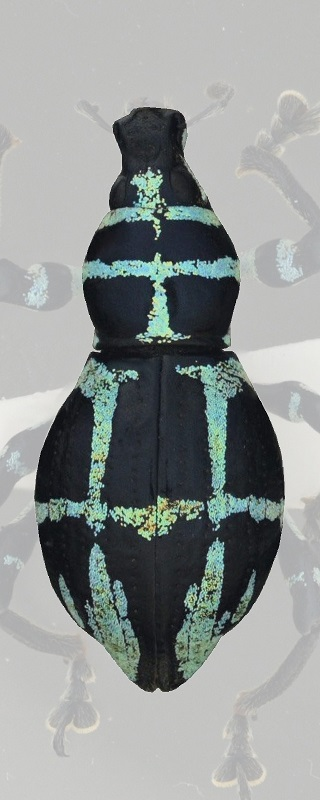
#> input picture 01.jpg, 320 x 800 px
$ python run_gabrat.py
#> lines starting #> are read from the running program, lines starting #| are printed output that depends on the picture; after the words box and inside, x2 and y2 are one past the last pixel; in counts of white or black regions, pixels touching at a corner belong together
### gabrat.py
#
# gabrat.py
#
#   Python imprementation for GabRat/GabRat-R/GabRat-RR
#
#   Copyright(C) 2026, Masahiko TANAHASHI
#
#   Last modified: 16 Oct 2026
#   First published: 16 Aug 2026
#
#   E-mail: m.tanahashi.lucanid@gmail.com
#
# ------------------------------------------------------------------------
#
# This program is free software: you can redistribute it and/or modify
# it under the terms of the GNU General Public License as published by
# the Free Software Foundation, either version 3 of the License, or
# (at your option) any later version.
#
# This program is distributed in the hope that it will be useful,
# but WITHOUT ANY WARRANTY; without even the implied warranty of
# MERCHANTABILITY or FITNESS FOR A PARTICULAR PURPOSE.  See the
# GNU General Public License for more details.
#
# You should have received a copy of the GNU General Public License
# along with this program.  If not, see <https://gnu.org>.
#
# ------------------------------------------------------------------------
#
# The latest version of this file will be avairable from GitHub repository of the author:
#  https://github.com/mtlucanid/pyGabRat
#
# Before use, please install Python libraries from the command shell:
#  $ pip install numpy opencv-python screeninfo
#
# Example Usage (see also 'run_gabrat.py'):
# [Create 'YOUR_PYTHON_FILE.py' under the same path of 'gabrat.py' and type the following code]
#
#   import gabrat as gb
#   mean_gabrat, points, ratios = gb.compute_gabrat_rr(
#       fg_file="01.jpg",
#       fm_file="01.png",
#       bg_file="bg.jpg",
#       bm_file=None,  # or use "bg.png" (binary mask image)
#       target_scale=0.3,
#       gabratrr_iterations=50,
#       gabratr_iterations=50,
#       sigma=6.0,
#   )
#   print(f"Num of points : {len(points)}")
#   print(f"Mean GabRat   : {mean_gabrat:.4f}")

#
# For the details of GabRat/GabRat-R/GabRat-RR, please refer to our original papers:
#  Tanahashi M, Lin M-C, Lin C-P (2025). An overview of GabRat edge disruption and its new
#     extensions for unbiased quantification of disruptive camouflaging patterns using
#     randomization technique. PLoS One, 20(7), e0300238.
#     https://doi.org/10.1371/journal.pone.0300238
#
#  Tanahashi M, Huang J-P. pyAIIRR: A Python program for Area Integration Index with
#     Random Rearrangement (AIIRR). To be submitted.

import cv2
import math
import random
import numpy as np
import imagehelper as ih

# This module includes:
#
# Main computations
#  compute_gabrat()
#  compute_gabrat_rr()
#
# Utilities
#  create_gabor_kernels()
#  overlay_gabrat_signals()


########################################################################
# Constants
MASK_THRESHOLD = 127


########################################################################
# Compute GabRat/GabRat-R from a composite gray image and a mask
#
def compute_gabrat(
    img : np.ndarray = None,
    mask : np.ndarray = None,
    points : np.ndarray = None,
    img_file : str = None,
    mask_file : str = None,
    n_angles : int = 4,
    base_angle : float = 0.0,
    sigma : float = 4.0,
    frequency : float = 2.0,
    gabratr_iterations = None,
    random_seed : int = None,
):
    """Calculate the GabRat edge disruption along a binary mask contour.
    Arguments:
        img (2D numpy array):
            A 8-bit (np.uint8) color/grayscale image that contains a target object (e.g. an insect).
            When a color image is passed, it will be internally converted to a grayscale image.
        mask (2D numpy array):
            A 8-bit (np.uint8) binary mask where foreground=255, background=0. This is used to determine
            the object outline in the foregroung image. When a color image. When a color image is passed,
            it will be internally converted to a grayscale image.
        points (2D numpy array):
            An array of integer (x, y) coordinates. points[i, 0] indicates x coordinate of i-th
            edge point. When this is None, the points will be extracted from the mask image.
        img_file (string):
            A file path to the image file (when img is None).
        mask_file (string):
            A file path to the mask file (when mask is None).
        n_angles (int):
            Number of Gabor filters with different angles. The step angle will be PI / n_angles.
        base_angle (float):
            Use this base angle when gabratr_iterations is set to None (i.e. computing original GabRat).
            This parameter is ignored in GabRat-R computation, as it uses randomly generated base angle.
        sigma (float):
            Standard deviation of the Gaussian envelope. The size (width and height) of
            the Gabor kernel will be (sigma*6 + 1).
        frequency (float):
            Spatial frequency of the Gabor filter. It is equal to (1/lamda), where lambta represents
            the wavelength of the sinusoidal factor.
        gabratr_iterations (int):
            GabRat-R bootstrap iterations (number of Gabor filter sets with random angles). Set this to
            None forces the program compute the original (legacy) GabRat with fixed filter sets.
        random_seed (int):
            Random seed.
    Returns:
        (referred to as 'mean_gabrat') (float):
            A single GabRat value, which represents the mean of Eort / (Epar + Eort) among the edge points.
        (referred to as 'points') (numpy.ndarray):
            2D numpy array of the edge points: shape(N, 2), dtype=int, where N is the number of edge points.
        (referred to as 'ratios') (numpy.ndarray):
            2D numpy array of the GabRat values: shape(M, N), dtype=float, where M is the number of bootstrap
            iterations and N is the number of edge points. To get mean GabRat values along with edge pixels,
            use: vals_for_pixel = np.mean(ratios, axis=0)
    """
    # Initialize the random seed
    if random_seed is not None:
        random.seed(random_seed)

    # Load images in grayscale
    img = read_image(img_file, img, cv2.IMREAD_GRAYSCALE)
    mask = read_image(mask_file, mask, cv2.IMREAD_GRAYSCALE)

    # cv2.threshold() returns a numpy array of the same type of input array
    _, mask = cv2.threshold(mask, MASK_THRESHOLD, 255, cv2.THRESH_BINARY)

    # Check the image types
    if len(img.shape) != 2 or len(mask.shape) != 2:
        raise ValueError(f"Both img and mask should be grayscale images")

    # Edge points
    if points is None:
        # Identify edge pixels of the target object using contour extraction
        contours, _ = cv2.findContours(mask, cv2.RETR_EXTERNAL, cv2.CHAIN_APPROX_NONE)
        if not contours:
            return 0.0, None, None

        # Combine all points from all contours. As 'contours' is an python list of
        # numpy arrays (e,g, contour[0] represents the points of very first shape),
        # we need to stack the contour points of all shapes into a single numpy array.
        points = np.vstack(contours)

        # Reshape from (N, 1, 2) to (N, 2) for easier coordinate reading
        # points = points.reshape(-1, 2) # explicit
        points = points.squeeze()

        # Number of edge points should be >= 2
        if len(points.shape) < 2:
            return 0.0, None, None

    # Create a 4D grid of coordinates using numpy's broadcasting.
    # This extracts all patches in a single, highly optimized NumPy operation.
    # (Note: This method assumes all coordinates are far enough from the edges
    #  so that indices do not fall out of bounds)

    # Generate local pixel offsets for a single (2k+1) x (2k+1) patch
    k = int(sigma * 3)
    offsets = np.arange(-k, k + 1) # Create an 1D array of [-k, -k+1, ..., 0, ..., k-1, k]
    dy, dx = np.meshgrid(offsets, offsets, indexing='ij')
    # np.meshgrid() returns a tuple that contains two 2D arrays with Shape:(2k+1, 2k+1)

    # Extract x and y coordinates directly and expand dimensions to (N, 1, 1)
    # This combines slicing and dimension expansion without memory copy
    #  points[:, 1] is 'y', points[:, 0] is 'x', with shape dimensions of (N, )
    #  points[:, 1, np.newaxis] creates shape: (N, 1)
    #  points[:, 1, np.newaxis, np.newaxis] creates shape: (N, 1, 1)
    y_centers = points[:, 1, np.newaxis, np.newaxis]
    x_centers = points[:, 0, np.newaxis, np.newaxis]

    # Note: when points contain float data, use the following conversions
    # y_centers = points[:, 1].astype(int)[:, np.newaxis, np.newaxis]
    # x_centers = points[:, 0].astype(int)[:, np.newaxis, np.newaxis]

    # Broadcast to get global pixel indices for all N patches, shape: (N, 2k+1, 2k+1)
    y_indices = y_centers + dy
    x_indices = x_centers + dx

    # Extract all patches at once using advanced indexing, shape: (N, 2k+1, 2k+1, C)
    cropped_img = img[y_indices, x_indices]
    cropped_msk = mask[y_indices, x_indices]

    '''
    # Alternative solution: OpenCV Model Extraction (Best for Boundary Handling)
    # If the points are close to the image edges, OpenCV's cv2.getRectSubPix extracts patches
    # with sub-pixel accuracy and handles image boundaries automatically.
    # While OpenCV requires an iteration layer, we can use Python's built-in map function
    # to push the execution down to optimized C-code, avoiding explicit Python loops

    # Determine the kernel size
    kernel_size = k * 2 + 1

    # Define patch size tuple
    patch_size = (kernel_size, kernel_size)

    # Map cv2 extraction across all points and convert to a single numpy array
    cropped_images = np.array(list(map(lambda pt: cv2.getRectSubPix(img, patch_size, tuple(pt)), edge_points)))
    '''
    # cropped_img: shape(N, K)
    N = len(points)    # N : Number of edge points
    K = (k*2 + 1) ** 2 # K : Number of pixels in a kernel
    cropped_img = cropped_img.reshape(N, K, copy=False)
    cropped_msk = cropped_msk.reshape(N, K, copy=False)

    # GabRat-R Bootstrap iterations
    niter = gabratr_iterations if gabratr_iterations else 1
    ratios = np.empty((niter, N), dtype=float)
    for it in range(0, niter):

        # Randomely modify the base_angle when GabRat-R is enabled
        if gabratr_iterations:
            base_angle = random.random() * math.pi # GabRat-R
        else:
            pass # Original GabRat : directly use the value specified by the argument

        # kernels: shape(n_angles, k, k) -> shape(n_angles, K)
        kernels = create_gabor_kernels(
            n_angles=n_angles,
            base_angle=base_angle,
            sigma=sigma,
            frequency=frequency,
        )
        kernels = kernels.reshape(n_angles, -1, copy=False)

        # Calculate Gabor energies for each edge point
        # image:(N, K) * kernals.T:(K, n_angles) -> energies:(N, n_angles)
        img_energies = np.dot(cropped_img, kernels.T)
        msk_energies = np.dot(cropped_msk, kernels.T)

        # Calculate absolute values in place (without making a copy, mush faster!!)
        np.abs(img_energies, out=img_energies)
        np.abs(msk_energies, out=msk_energies)

        # Get indices that maximize the mask energies, and rotate them with 90 degree
        par_indices = np.argmax(msk_energies, axis=1)
        ort_indices = (par_indices + int(n_angles / 2)) % n_angles

        # Get parallel and orthogonal energies on the image, using the indices obtained from the mask energies
        par_energies = img_energies[np.arange(N), par_indices]
        ort_energies = img_energies[np.arange(N), ort_indices]

        # Calculate the ratios: Epar / (Epar + Eort) and store them in the 2D numpy array for every iteration
        ratios[it, :] = safe_devide(ort_energies, par_energies + ort_energies)

    # Returns
    return np.mean(ratios), points, ratios


########################################################################
# Compute GabRat-RR (ramdom placing onto background)
#
# [470 lines left out: functions compute_gabrat_rr, create_gabor_kernels, overlay_gabrat_signals, gabratrr_init, gabratrr_draw, overlay_images and 1 more, not called in this run]


################################################################
# Read image or create new
def read_image(file, img, imgtype, allow_none=False):
    if img is None:
        if file is not None:
            img = cv2.imread(file, imgtype)
    elif file is not None:
        print(f"Ignoring img_file={file} as img is specified")

    if img is None:
        if not allow_none:
            raise ValueError(f"Neither the image object ({img}) nor the file ({file}) exists")

    if img is not None:
        match len(img.shape):
            case 2:
                if imgtype == cv2.IMREAD_COLOR:
                    img = cv2.cvtColor(img, cv2.COLOR_GRAY2BGR)
            case 3:
                if imgtype == cv2.IMREAD_GRAYSCALE:
                    img = cv2.cvtColor(img, cv2.COLOR_BGR2GRAY)
    return img


################################################################
# Safely devide arrays
# [10 lines left out: function safe_devide, not called in this run]


##################################################
## Message when user directlu run this module
# [15 lines that do not run on import are left out]

### run_gabrat.py
#
# run_gabrat.py
#
#  Example of using the gabrat module (gabrat.py)
#
# Last modified: 16 Oct 2026; by Masahiko TANAHASHI

import cv2
import gabrat as gb
import imagehelper as ih

###################################
## Main function
def main():

    ####################################################################
    # Demo 1: Legacy GabRat & GabRat-R (using a fixed composite image)
    #

    # 1. Read images (optional)
    #
    # We can also directly pass the image file name to gb.compute_gabrat(), like:
    # -----------------------------------------------------
    #   mean_gabrat, points, ratios = gb.compute_gabrat(
    #       img_file="01.jpg",
    #       mask_file="01.png",
    #       sigma=6.0,
    #       gabratr_iterations=50
    #   )
    # ------------------------------------------------------
    # However, in this demo, we will re-use the same sample image to overlay the GabRat
    # signals (Step 4). Therefore, to reduce the overhead, we manually read the image
    # first and pass it to both gb.compute_gabrat() and gb.overlay_gabrat_signals().
    img = cv2.imread("01.jpg", cv2.IMREAD_GRAYSCALE)
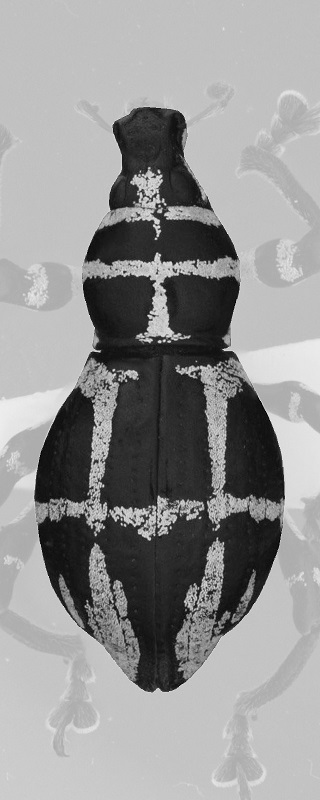
#> img: shape (800, 320); min 0, max 243, mean 148
    mask = cv2.imread("01.png", cv2.IMREAD_GRAYSCALE)
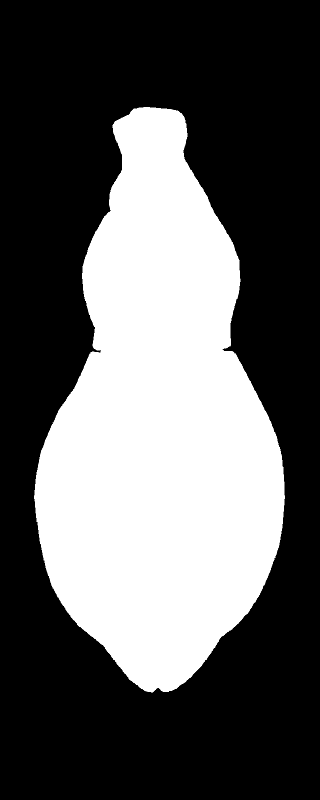
#> input picture 01.png, 320 x 800 px
#> mask is the input picture: shape (800, 320); min 0, max 255, mean 92.7

    # 2. Run the legacy GabRat or GabRar-R
    mean_gabrat, points, ratios = gb.compute_gabrat(
        img=img,
        mask=mask,
        sigma=6.0,
        gabratr_iterations=50
    )
#> in compute_gabrat, `_, mask = cv2.threshold(mask, MASK_THRESHOLD, 255, cv2.THRESH_BINARY)`: mask: shape (800, 320); 36.4% white; 1 white region
#> in compute_gabrat, `contours, _ = cv2.findContours(mask, cv2.RETR_EXTERNAL, cv2.CHAIN_APPR..`: contours = 1 contour; box (x1, y1, x2, y2) and area: (34, 107, 285, 693) 92495
#> in compute_gabrat, `points = np.vstack(contours)`: points = contour of 1302 points, box (x1, y1, x2, y2) (34, 107, 285, 693), area 92495
#> in compute_gabrat, `points = points.squeeze()`: points = 1302 pairs, first value 34 to 284, second value 107 to 692
#> in compute_gabrat, `y_centers = points[:, 1, np.newaxis, np.newaxis]`: y_centers = 1302 values, max 692 at index 636, min 107 at index 0, mean 398
#> in compute_gabrat, `x_centers = points[:, 0, np.newaxis, np.newaxis]`: x_centers = 1302 values, max 284 at index 855, min 34 at index 414, mean 158.3
#> in compute_gabrat, `N = len(points)`: N = 1302

    # 3. Print the results
    print(f"Num of points : {len(points)}")
    print(f"Mean GabRat   : {mean_gabrat:.4f}")

    # 4. Visualize the GabRat signals
    final_img = gb.overlay_gabrat_signals(img, points, ratios)
    ih.imshow_init(final_img)
    ih.imshow(final_img, 5000)


    ###################################################################
    # Demo 2: Gabrat-RR (randomely putting an object on a background)
    #

    # 1. Run Gabrat-RR
    mean_gabrat, points, ratios = gb.compute_gabrat_rr(
        fg_file="01.jpg",
        fm_file="01.png",
        bg_file="bg.jpg",
        bm_file=None,  # or, use "bg.png" (binary mask image) if you need to specify the valid area
        target_scale=0.3,
        gabratrr_iterations=50,
        gabratr_iterations=50,
        sigma=6.0,
    )

    # 2. Print the results
    print(f"Num of points : {len(points)}")
    print(f"Mean GabRat   : {mean_gabrat:.4f}")


###########################################################
# Utility to show a small part (10 x 10 pixels) of 01.jpg
# where GabRat signals are high
def showpart(img):
    pimg = img[745:755, 155:165]
    print(pimg)
    ih.imshow_init(pimg)
    ih.imshow(pimg, animation_wait)
    return


#####################################
## Entry poiny of this module
if __name__ == '__main__':
#> (the run stopped early here; a loop or call above may not have finished)
